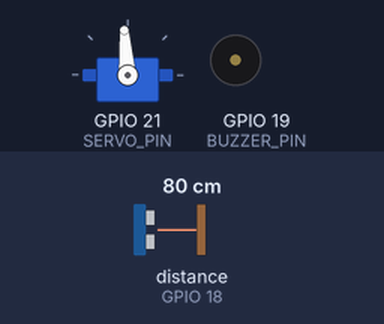
A sketch run on a simulated ESP32. Parts: servo, buzzer (waves = sounding, pin HIGH). Wiring (inferred from the names in the program): ultrasonic range finder: trigger GPIO 5; echo GPIO 18. The inputs (shaded band) are chosen by the test bench; at power-on: distance to the obstacle (sensor on GPIO 18) 80 cm. The echo pulse lasts 58.3 µs per cm; pins used as bus, display or sensor lines are not drawn.

Above: at 1.2 s.
1.3 s: distance to the obstacle (sensor on GPIO 18) set to 2 cm
At 2.26 s:
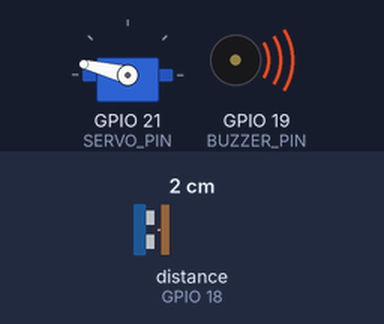
4.3 s: distance to the obstacle (sensor on GPIO 18) set to 18 cm
7.3 s: distance to the obstacle (sensor on GPIO 18) set to 35 cm
At 8.08 s:
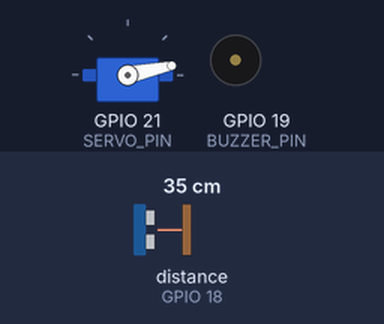
10.3 s: distance to the obstacle (sensor on GPIO 18) set to 17 cm
At 12.1 s:
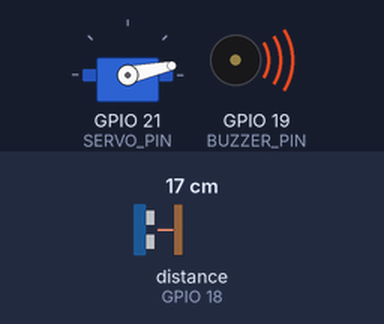
Timing chart, 0 to 14.3 s (numbered marks = the images above; inputs shaded):
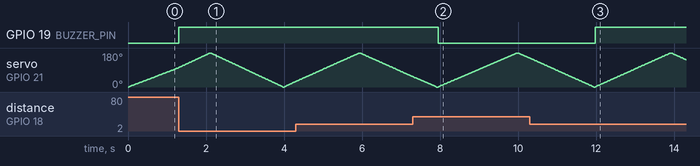

The sketch:

radar_system.ino
```cpp
#include <WiFi.h>
#include <ESPAsyncWebServer.h>
#include <WebSocketsServer.h>
#include <ESP32Servo.h>

// ---------------- Pin Configuration ----------------
#define TRIG_PIN   5
#define ECHO_PIN   18
#define BUZZER_PIN 19
#define SERVO_PIN  21

Servo myServo;
AsyncWebServer server(80);
WebSocketsServer webSocket = WebSocketsServer(81);

// WiFi Access Point
const char *ssid = "ESP32-Radar";
const char *password = "12345678";

long duration;
int distance;
int pos = 0;

// ---------------- HTML Radar Page ----------------
const char index_html[] PROGMEM = R"rawliteral(
<!DOCTYPE html>
<html>
<head>
<title>ESP32 Radar</title>
<style>
body { text-align:center; background:#000; color:#0f0; font-family:monospace; }
canvas { background:#111; border:2px solid #0f0; border-radius:50%; }
</style>
</head>
<body>
<h2>ESP32 Radar System</h2>
<canvas id="radar" width="400" height="400"></canvas>

<script>
var ws = new WebSocket("ws://" + location.hostname + ":81/");
var canvas = document.getElementById("radar");
var ctx = canvas.getContext("2d");

ws.onmessage = function(event){
    var data = event.data.split(",");
    var angle = data[0];
    var dist = data[1];

    ctx.clearRect(0,0,400,400);
    ctx.beginPath();
    ctx.arc(200,200,200,0,2*Math.PI);
    ctx.strokeStyle="#0f0";
    ctx.stroke();

    var rad = angle * Math.PI/180;
    var x = 200 + dist*Math.cos(rad);
    var y = 200 - dist*Math.sin(rad);

    ctx.fillStyle="red";
    ctx.fillRect(x,y,5,5);
}
</script>
</body>
</html>
)rawliteral";

// ---------------- Distance Function ----------------
int getDistance() {
  digitalWrite(TRIG_PIN, LOW);
  delayMicroseconds(2);
  digitalWrite(TRIG_PIN, HIGH);
  delayMicroseconds(10);
  digitalWrite(TRIG_PIN, LOW);

  duration = pulseIn(ECHO_PIN, HIGH);
  return duration * 0.034 / 2;
}

// ---------------- Setup ----------------
void setup() {
  Serial.begin(115200);

  pinMode(TRIG_PIN, OUTPUT);
  pinMode(ECHO_PIN, INPUT);
  pinMode(BUZZER_PIN, OUTPUT);

  myServo.attach(SERVO_PIN);

  WiFi.softAP(ssid, password);

  server.on("/", HTTP_GET, [](AsyncWebServerRequest *request){
    request->send_P(200, "text/html", index_html);
  });

  server.begin();
  webSocket.begin();
}

// ---------------- Loop ----------------
void loop() {
  webSocket.loop();

  for(pos = 0; pos <= 180; pos += 2) {
    myServo.write(pos);
    delay(20);

    distance = getDistance();

    if(distance < 20) {
      digitalWrite(BUZZER_PIN, HIGH);
    } else {
      digitalWrite(BUZZER_PIN, LOW);
    }

    String data = String(pos) + "," + String(distance);
    webSocket.broadcastTXT(data);
  }

  for(pos = 180; pos >= 0; pos -= 2) {
    myServo.write(pos);
    delay(20);

    distance = getDistance();

    String data = String(pos) + "," + String(distance);
    webSocket.broadcastTXT(data);
  }
}
```

Measured:
- after the input at 1.3 s, GPIO 19 (BUZZER_PIN): LOW → HIGH at once
- after the input at 7.3 s, GPIO 19 (BUZZER_PIN): HIGH → LOW after 0.65 s
- after the input at 10.3 s, GPIO 19 (BUZZER_PIN): LOW → HIGH after 1.7 s
